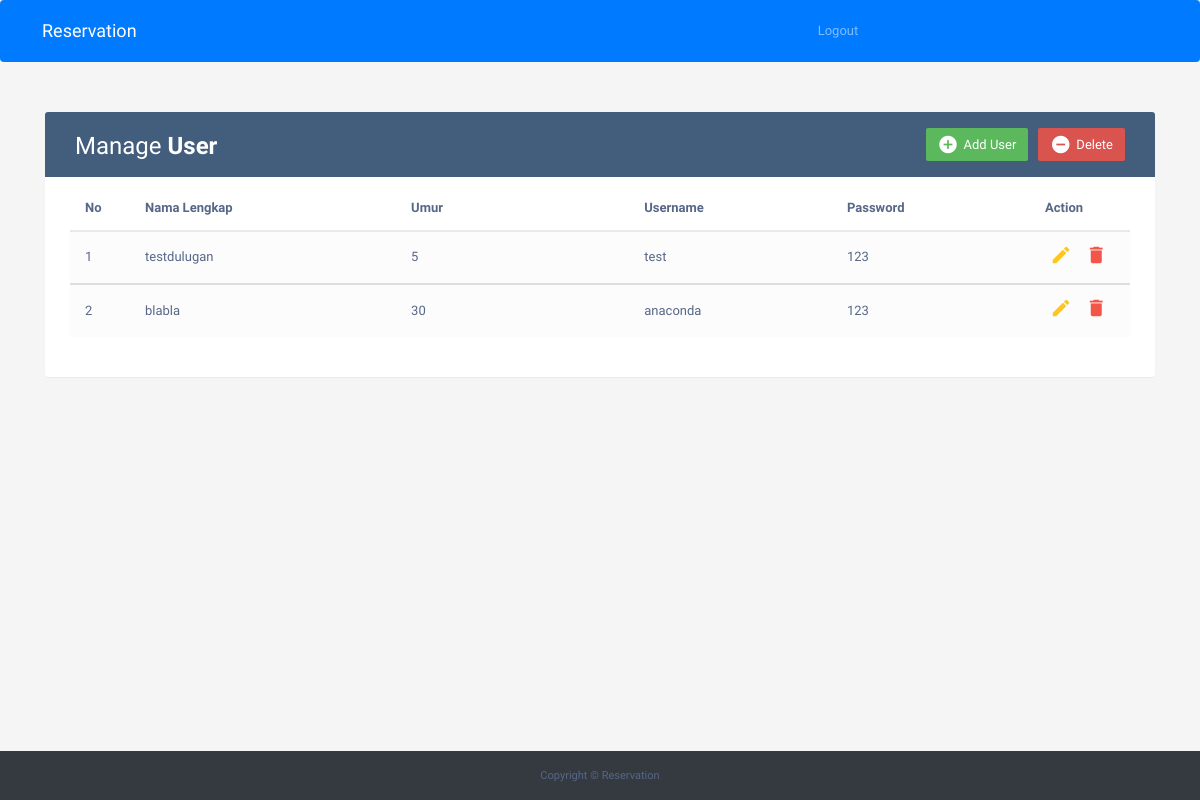
Screenshot of /index.php/admin with the database file from the repository.
### tables this page shows
CREATE TABLE `user` (
  `id_user` int(2) NOT NULL,
  `username` varchar(10) NOT NULL,
  `password` varchar(20) NOT NULL,
  `nama_lengkap` varchar(50) NOT NULL,
  `umur` int(2) NOT NULL,
  `level` int(1) NOT NULL
);

### application/controllers/admin.php (called while the page is built, shortened)
<?php
    class Admin extends CI_Controller{
        function __construct(){
            $this->load->model('m_admin');
            $this->load->helper('url');
        }
        function index(){
            $data['user'] = $this->m_admin->tampil_data_user()->result();
            $this->load->view('dashboard_admin',$data);
        }
    }
?>

### index.php (called while the page is built, shortened)
<?php
require_once BASEPATH.'core/CodeIgniter.php';

### application/models/m_admin.php (called while the page is built, shortened)
<?php
class M_admin extends CI_Model{
    function tampil_data_user(){
        return $this->db->get('user');
    }
}

### application/views/dashboard_admin.php (the view, shortened to what this page needs)
<!DOCTYPE html>
<html lang="en">
	<head>
		<link rel="stylesheet" href="https://maxcdn.bootstrapcdn.com/bootstrap/4.0.0/css/bootstrap.min.css">
		<link rel="stylesheet" href="https://maxcdn.bootstrapcdn.com/font-awesome/4.7.0/css/font-awesome.min.css">
		<link rel="stylesheet" href="https://maxcdn.bootstrapcdn.com/bootstrap/3.3.7/css/bootstrap.min.css">
		<link rel="stylesheet" type="text/css" href="<?php include('assets/css/footer.css')?>">
	</head>
	<body>
		<?php include('template/header.php')?>
		<div class="container">
			<div class="table-wrapper">
				<div class="table-title">
					<div class="row">
						<div class="col-sm-6">
							<h2>Manage <b>User</b></h2>
						</div>
						<div class="col-sm-6">
							<a href="#deleteEmployeeModalWhole" class="btn btn-danger" data-toggle="modal"><i class="material-icons">&#xE15C;</i> <span>Delete</span></a>
							<a href="#addEmployeeModal" class="btn btn-success" data-toggle="modal"><i class="material-icons">&#xE147;</i> <span>Add User</span></a>
						</div>
					</div>
				</div>
				<table class="table table-striped table-hover">
				<thead>
						<tr>
							<th>No</th>
							<th>Nama Lengkap</th>
							<th style="width: 22%;">Umur</th>
							<th>Username</th>
							<th>Password</th>
							<th>Action</th>
						</tr>
					</thead>
					<?php
						$no = 1;
						foreach($user as $u){
					?>
					<tbody>
						<tr>
							<td> <?php echo $no++ ?> </td>
							<td> <?php echo $u->nama_lengkap ?> </td>
							<td> <?php echo $u->umur ?> </td>
							<td> <?php echo $u->username ?> </td>
							<td> <?php echo $u->password ?> </td>
							<td>
								<a href="#editEmployeeModal<?php echo $u->id_user;?>" class="edit" data-toggle="modal"><i class="material-icons" data-toggle="tooltip" title="Edit">&#xE254;</i></a>
								<a href="#deleteEmployeeModal<?php echo $u->id_user;?>" class="delete" data-toggle="modal"><i class="material-icons" data-toggle="tooltip" title="Delete">&#xE872;</i></a>
							</td>
						</tr>
					</tbody>
					<?php } ?>
				</table>
			</div>
		</div>
		<?php include('template/footer.php')?>
	</body>
</html>

### application/views/dashboard_admin.php (style rules this page uses)
body { color: #566787; background: #f5f5f5; font-family: 'Varela Round', sans-serif; font-size: 13px; }
.table-wrapper { background: #fff; padding: 20px 25px; margin: 30px 0; border-radius: 3px; box-shadow: 0 1px 1px rgba(0,0,0,.05); }
.table-title { padding-bottom: 15px; background: #435d7d; color: #fff; padding: 16px 30px; margin: -20px -25px 10px; border-radius: 3px 3px 0 0; }
.table-title h2 { margin: 5px 0 0; font-size: 24px; }
.table-title .btn { color: #fff; float: right; font-size: 13px; border: none; min-width: 50px; border-radius: 2px; border: none; outline: none !important; margin-left: 10px; }
.table-title .btn i { float: left; font-size: 21px; margin-right: 5px; }
.table-title .btn span { float: left; margin-top: 2px; }
table.table tr th, table.table tr td { border-color: #e9e9e9; padding: 12px 15px; vertical-align: middle; }
table.table tr th:first-child { width: 60px; }
table.table tr th:last-child { width: 100px; }
table.table-striped tbody tr:nth-of-type(odd) { background-color: #fcfcfc; }
table.table td:last-child i { opacity: 0.9; font-size: 22px; margin: 0 5px; }
table.table td a { font-weight: bold; color: #566787; display: inline-block; text-decoration: none; outline: none !important; }
table.table td a.edit { color: #FFC107; }
table.table td a.delete { color: #F44336; }
table.table td i { font-size: 19px; }

### rows the page displays
user: nama_lengkap "testdulugan", umur "5", username "test", password "123"
user: nama_lengkap "blabla", umur "30", username "anaconda", password "123"
